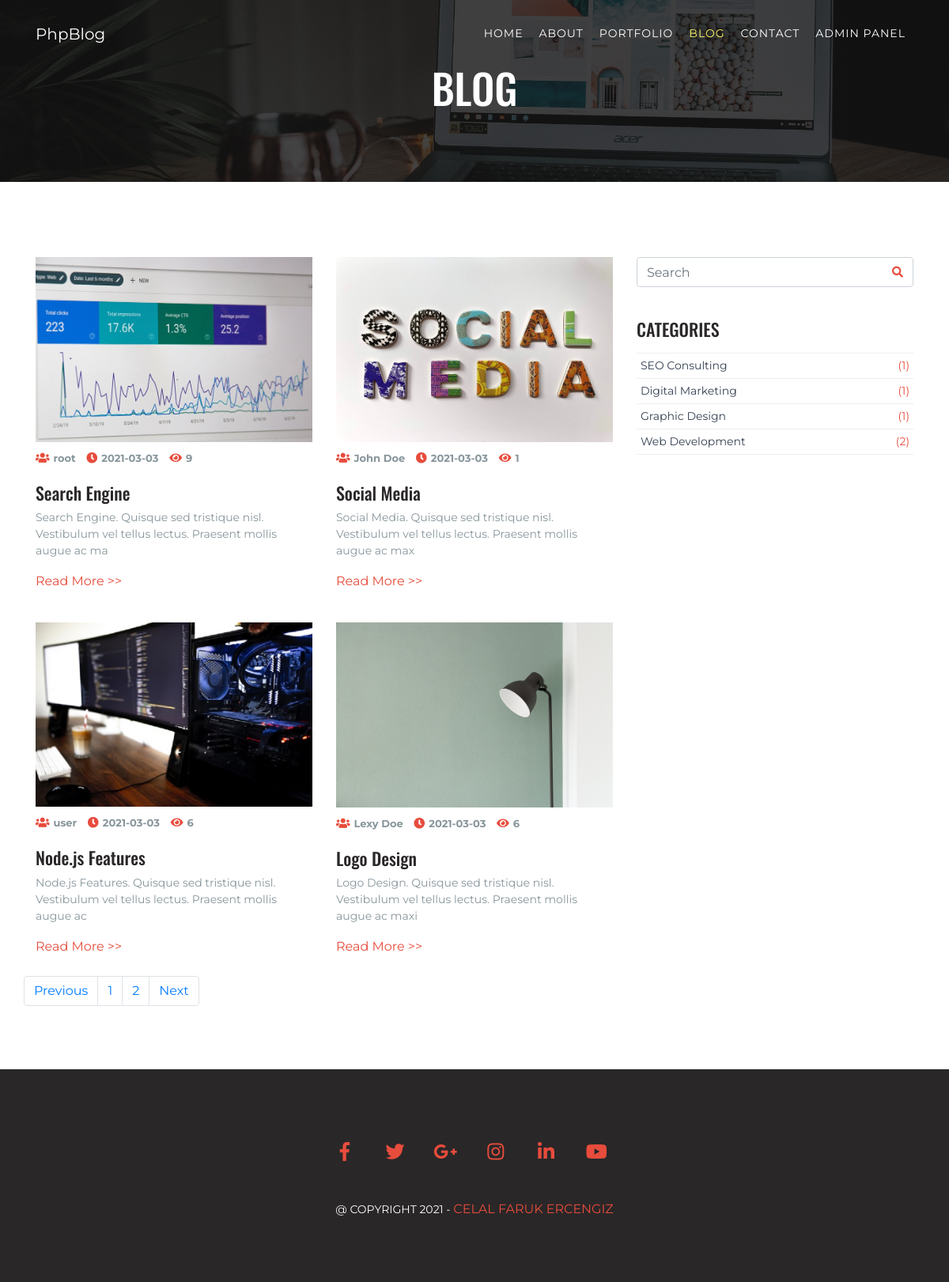
Screenshot of /blog.php with the database file from the repository.
### tables this page shows
CREATE TABLE `posts` (
  `post_id` int(11) NOT NULL,
  `post_category` varchar(50) NOT NULL,
  `post_title` varchar(100) NOT NULL,
  `post_author` varchar(100) NOT NULL,
  `post_date` date NOT NULL,
  `post_comment_number` int(10) NOT NULL,
  `post_image` text NOT NULL,
  `post_text` text NOT NULL,
  `post_tags` text NOT NULL,
  `post_hits` int(10) NOT NULL
);

CREATE TABLE `categories` (
  `category_id` int(5) NOT NULL,
  `category_name` varchar(50) NOT NULL
);

### blog.php (the view)
<?php $page = 'blog';
include "includes/header.php"; ?>
<?php include "includes/navigation.php"; ?>
    <section class="page-image page-image-blog md-padding">
        <h1 class="text-white text-center">BLOG</h1>
    </section>
    <section id="blog" class="md-padding">
        <div class="container">
            <div class="row">
                <main id="main" class="col-md-8">
                    <div class="row">
                        <?php
                        if (isset($_GET["page"])) {
                            $page = $_GET["page"];
                        } else {
                            $page = "";
                        }
                        if ($page == "" || $page == 1) {
                            $starter_post = 0;
                        } else {
                            $starter_post = ($page * 4) - 4;
                        }
                        $sql_pagination_query = "SELECT * FROM posts";
                        $look_all_post = mysqli_query($conn, $sql_pagination_query);
                        $all_post_count = mysqli_num_rows($look_all_post);
                        $page_number = ceil($all_post_count / 4);
                        $sql_query = "SELECT * FROM posts ORDER BY post_id DESC LIMIT $starter_post,4 ";
                        $select_all_posts = mysqli_query($conn, $sql_query);
                        while ($row = mysqli_fetch_assoc($select_all_posts)) {
                            $post_id = $row["post_id"];
                            $post_author = $row["post_author"];
                            $post_date = $row["post_date"];
                            $post_hits = $row["post_hits"];
                            $post_title = ucfirst($row["post_title"]);
                            $post_text = substr($row["post_text"], 0, 100);
                            $post_image = $row["post_image"];
                            ?>
                            <div class="col-md-6">
                                <div class="blog">
                                    <div class="blog-img">
                                        <img src="img/post/<?php echo $post_image; ?>" class="img-fluid">
                                    </div>
                                    <div class="blog-content">
                                        <ul class="blog-meta">
                                            <li><i class="fas fa-users"></i><span
                                                        class="writer"><?php echo $post_author; ?></span></li>
                                            <li><i class="fas fa-clock"></i><span
                                                        class="writer"><?php echo $post_date; ?></span></li>
                                            <li><i class="fas fa-eye"></i><span
                                                        class="writer"><?php echo $post_hits; ?></span></li>
                                        </ul>
                                        <h3><?php echo $post_title; ?></h3>
                                        <p><?php echo $post_text; ?></p>
                                        <a href="blog-single.php?look=<?php echo $post_id; ?>">Read More >></a>
                                    </div>
                                </div>
                            </div>
                        <?php } ?>
                    </div>
                    <div class="row">
                        <nav aria-label="Page navigation example" class="bg-change">
                            <ul class="pagination justify-content-center">
                                <li class="page-item"><a href="blog.php?page=<?php if ($page > 1) {
                                        echo $page - 1;
                                    } else {
                                        echo 1;
                                    } ?>" class="page-link">Previous</a></li>
                                <?php
                                for ($i = 1; $i <= $page_number; $i++) {
                                    echo "<li class='page-item'><a href='blog.php?page={$i}' class='page-link'>{$i}</a></li>";
                                }
                                ?>
                                <li class="page-item"><a href="blog.php?page=<?php if ($page_number > $page) {
                                        echo $page + 1;
                                    } else {
                                        echo $page;
                                    } ?>" class="page-link">Next</a></li>
                            </ul>
                        </nav>
                    </div>
                </main>
                <?php include "includes/sidebar.php"; ?>
            </div>
        </div>
    </section>
<?php include "includes/footer.php"; ?>

### includes/header.php (shortened to what this page needs)
<!DOCTYPE html>
<html lang="en">
<head>
    <link rel="stylesheet" href="https://stackpath.bootstrapcdn.com/bootstrap/4.1.3/css/bootstrap.min.css">
    <link rel="stylesheet" href="css/lightbox.css">
    <link rel="stylesheet" href="css/owl.carousel.css">
    <link rel="stylesheet" href="css/owl.theme.default.css">
    <link rel="stylesheet" href="https://use.fontawesome.com/releases/v5.6.1/css/all.css">
    <link rel="stylesheet" href="css/style.css">
</head>
<body>

### includes/navigation.php (shortened to what this page needs)
<nav class="navbar navbar-container navbar-expand-lg navbar-dark fixed-top" id="mainNav">
    <div class="container">
        <a class="navbar-brand js-scroll-trigger" href="index.php">PhpBlog</a>
        <div class="collapse navbar-collapse" id="navbarResponsive">
            <ul class="navbar-nav text-uppercase ml-auto">
                <li class="nav-item"><a href="index.php" class="nav-link <?php if ($page == 'index') {
                        echo "active";
                    } ?>">Home</a></li>
                <li class="nav-item"><a href="about.php" class="nav-link <?php if ($page == 'about') {
                        echo "active";
                    } ?>">About</a></li>
                <li class="nav-item"><a href="portfolio.php" class="nav-link <?php if ($page == 'portfolio') {
                        echo "active";
                    } ?>">Portfolio</a></li>
                <li class="nav-item"><a href="blog.php" class="nav-link <?php if ($page == 'blog') {
                        echo "active";
                    } ?>">Blog</a></li>
                <li class="nav-item"><a href="contact.php" class="nav-link <?php if ($page == 'contact') {
                        echo "active";
                    } ?>">Contact</a></li>
                <?php if ($_SESSION["username"] !== null) {
                    echo "<li class='nav-item'><a href='admin/index.php' class='nav-link'>Admin Panel</a></li>";
                } else {
                    echo "<li class='nav-item'><a href='admin/login.php' class='nav-link'>Admin Panel</a></li>";
                }
                ?>
            </ul>
        </div>
    </div>
</nav>

### includes/sidebar.php
<aside id="aside" class="col-md-4">
    <div class="widget">
        <div class="widget-search">
            <form action="./search.php" method="post">
                <input type="text" name="search" class="search-input form-control" placeholder="Search">
                <button class="search-btn" name="search_btn" type="submit"><i class="fas fa-search"></i></button>
            </form>
        </div>
    </div>
    <div class="widget">
        <h3 class="mb-3">Categories</h3>
        <div class="widget-category">
            <?php
            $sql_query = "SELECT * FROM categories ORDER BY category_id DESC ";
            $select_all_categories = mysqli_query($conn, $sql_query);
            while ($row = mysqli_fetch_assoc($select_all_categories)) {
                $category_name = $row["category_name"];
                $query2 = "SELECT * FROM posts WHERE post_category='$category_name'";
                $send_category_query = mysqli_query($conn, $query2);
                $count_category_posts = mysqli_num_rows($send_category_query);
                echo "<a href='category.php?category=$category_name'>{$category_name}<span>({$count_category_posts})</span></a>";
            }
            ?>
        </div>
    </div>
</aside>

### includes/footer.php (shortened to what this page needs)
<footer>
    <div class="container">
        <div class="row">
            <div class="col-md-12">
                <ul class="footer-follow">
                    <li><a href="#"><i class="fab fa-facebook-f"></i></a></li>
                    <li><a href="#"><i class="fab fa-twitter"></i></a></li>
                    <li><a href="#"><i class="fab fa-google-plus-g"></i></a></li>
                    <li><a href="#"><i class="fab fa-instagram"></i></a></li>
                    <li><a href="#"><i class="fab fa-linkedin-in"></i></a></li>
                    <li><a href="#"><i class="fab fa-youtube"></i></a></li>
                </ul>
                <div class="footer-copyrights">
                    <p class="text-white">@ COPYRIGHT 2021 - <a href="https://github.com/cfarukercengiz"
                                                                target="blank">Celal Faruk
                            Ercengiz</a></p>
                </div>
            </div>
        </div>
    </div>
</footer>
</body>
</html>

### css/style.css (style rules this page uses)
body { font-family: 'Montserrat', sans-serif; font-size: 14px; overflow-x: hidden; color: #87959B; }
h1, h2, h3, h4, h5, h6 { font-family: 'Oswald', sans-serif; margin-top: 0; color: #2A2728; }
h1 { font-size: 52px; }
h3 { font-size: 22px; }
a { color: #e74c3c; text-decoration: none; transition: 0.3s opacity; font-size: 16px; }
ul, ol { margin: 0; padding: 0; list-style: none; }
section { position: relative; }
.md-padding { padding-top: 80px; padding-bottom: 80px; }
.navbar-brand { transition: all 0.5s ease-in-out; }
#mainNav { background-color: transparent; }
.navbar-container { padding: 20px 0 20px 0; }
#mainNav .navbar-nav .nav-item .nav-link { font-size: 14px; font-weight: 400; padding: 12px 10px; letter-spacing: 1px; color: #fff; transition: all 0.5s ease-in-out; }
#mainNav .navbar-nav .nav-item .nav-link.active, #mainNav .navbar-nav .nav-item .nav-link:hover { color: #fffa65; }
.navbar-brand.shrink, .navbar-container.shrink, .navbar.fixed-top.shrink, .navbar-brand, .navbar-container { transition: 0.8s; -webkit-transition: 0.8s; }
footer { position: relative; padding-top: 80px; padding-bottom: 80px; background-color: #2A2728; }
.footer-follow { text-align: center; margin-bottom: 20px; }
.footer-follow li { display: inline-block; margin-right: 10px; margin-bottom: 15px }
.footer-follow i { color: #e74c3c; }
.footer-follow li a { display: inline-block; width: 50px; height: 50px; line-height: 50px; text-align: center; font-size: 24px; }
.footer-copyrights p { text-align: center; font-size: 14px; margin: 0; text-transform: uppercase; }
.page-image { display: table; width: 100%; }
.page-image-blog { background: linear-gradient(rgba(21, 21, 21, .8), rgba(21, 21, 21, .8)), url("../img/blogBg.jpg"); background-repeat: no-repeat; background-size: cover; background-position: center; }
.blog { background-color: #fff; margin: 15px 0px; }
.blog .blog-content { padding: 10px 0px; }
.blog .blog-meta { margin-bottom: 20px; }
.blog .blog-meta li { display: inline-block; font-size: 14px; margin-right: 10px; }
.blog .blog-meta li i { margin-right: 5px; color: #e74c3c; }
.bg-change { background-color: #fff !important; }
#aside .widget { margin-bottom: 40px; }
.widget h3 { text-transform: uppercase; }
#aside .widget-search { position: relative; }
#aside .widget-search .search-input { padding-right: 50px; }
#aside .widget-search .search-btn { position: absolute; right: 0px; bottom: 0px; width: 40px; height: 40px; border: none; line-height: 40px; background-color: transparent; color: #e74c3c; }
.widget-category a { display: block; font-size: 14px; color: #354052; border-bottom: 1px solid #eee; padding: 5px; }
.widget-category a:nth-child(1) { border-top: 1px solid #EEE; }
.widget-category a span { float: right; color: #e74c3c; }
span.writer { font-size: 13px; font-weight: 700; line-height: 14px; }
#aside { margin-top: 15px; }

### rows the page displays
posts: post_image (picture), post_author "root", post_date "2021-03-03", post_hits "9", post_title "Search Engine", post_text "Search Engine. Quisque sed tristique nisl. Vestibulum vel tellus lectus. Praesent mollis augue ac ma"
posts: post_image (picture), post_author "John Doe", post_date "2021-03-03", post_hits "1", post_title "Social Media", post_text "Social Media. Quisque sed tristique nisl. Vestibulum vel tellus lectus. Praesent mollis augue ac max"
posts: post_image (picture), post_author "user", post_date "2021-03-03", post_hits "6", post_title "Node.js Features", post_text "Node.js Features. Quisque sed tristique nisl. Vestibulum vel tellus lectus. Praesent mollis augue ac"
posts: post_image (picture), post_author "Lexy Doe", post_date "2021-03-03", post_hits "6", post_title "Logo Design", post_text "Logo Design. Quisque sed tristique nisl. Vestibulum vel tellus lectus. Praesent mollis augue ac maxi"
categories: category_name "SEO Consulting", count_category_posts "1"
categories: category_name "Digital Marketing", count_category_posts "1"
categories: category_name "Graphic Design", count_category_posts "1"
categories: category_name "Web Development", count_category_posts "2"
